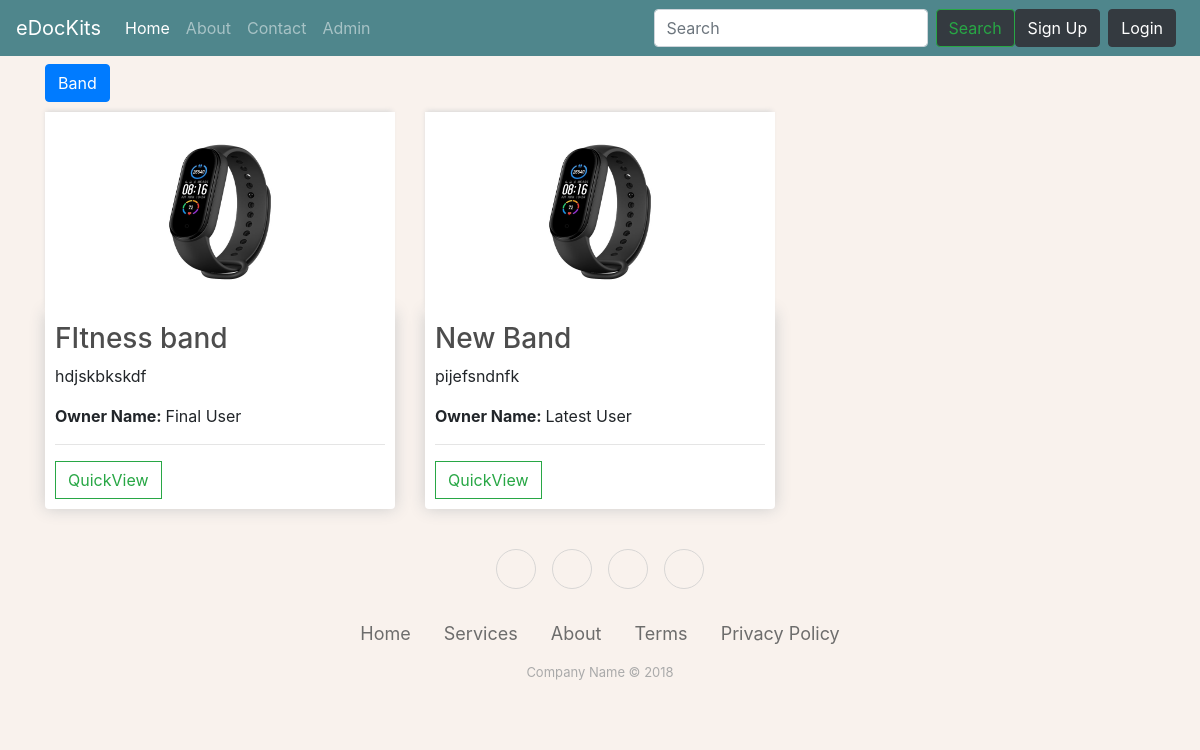
The page / on the database its author committed.
### store/models.py (models this page shows, shortened)
class Product(models.Model):
    product_id = models.AutoField(primary_key=True)
    product_name = models.CharField(max_length=50, default="")
    product_description = models.TextField(max_length=500, default="")
    product_category = models.CharField(max_length=50, default="")
    product_price = models.CharField(max_length=50, default="")
    product_publishing_date = models.DateTimeField(default=datetime)
    product_status = models.CharField(max_length=50, default="")
    product_year = models.CharField(max_length=2, default="")
    product_image = models.ImageField(upload_to="images", default="")
    product_listed_by = models.ForeignKey(Seller, on_delete=models.CASCADE, default=None)

class Seller(AbstractUser):
    models.OneToOneField(User, on_delete=models.CASCADE)
    first_name = models.CharField(max_length=50)
    last_name = models.CharField(max_length=50)
    phone = models.CharField(max_length=13)

### store/views.py (the view)
# urls.py: 2. Add a URL to urlpatterns:  path('', views.home, name='home')
def home(request):
    all_products = Product.objects.all()
    categories = Product.objects.values_list('product_category').distinct();
    for category in categories:
        print(category[0])
    return render(request, 'store/home.html', {'all_products': all_products, 'categories': categories})

### store/templates/store/home.html (shortened to what this page needs)
{% load static %}
<!DOCTYPE html>
<html lang="en">
<head>
    <link rel="stylesheet" href="https://cdnjs.cloudflare.com/ajax/libs/twitter-bootstrap/4.1.3/css/bootstrap.min.css">
    <link rel="stylesheet" href="https://cdnjs.cloudflare.com/ajax/libs/ionicons/2.0.1/css/ionicons.min.css">
    <link rel="stylesheet" href="https://stackpath.bootstrapcdn.com/bootstrap/4.4.1/css/bootstrap.min.css"
>
    <link rel="stylesheet" type="text/css" href="{% static 'css/main.css' %}">
</head>
<body style="background-color:#F9F2ED">
<nav class="navbar navbar-expand-lg navbar-dark bg-dark">
    <a class="navbar-brand" href="{% url 'home' %}">eDocKits</a>
    <div class="collapse navbar-collapse" id="navbarSupportedContent">
        <ul class="navbar-nav mr-auto">
            <li class="nav-item active">
                <a class="nav-link" href="{% url 'home' %}">Home<span class="sr-only">(current)</span></a>
            </li>
            <li class="nav-item">
                <a class="nav-link" href="{% url 'about' %}">About</a>
            </li>
            <li class="nav-item">
                <a class="nav-link" href="{% url 'contact' %}">Contact</a>
            </li>
            <li class="nav-item">
                <a class="nav-link" href="{% url 'admin' %}">Admin</a>
            </li>
        </ul>
        <form class="form-inline my-2 my-lg-0" action="{% url 'search' %}" method="post">
            <input class="form-control mr-sm-2" type="search" placeholder="Search" aria-label="Search" id="search"
                   name="search">
            <button class="btn btn-outline-success btn-dark rounded my-2 my-sm-0" type="submit">Search</button>
        </form>
        {% if user.is_authenticated %}
            <ul class="navbar-nav mr-2">
                <li class="nav-item dropdown">
                    <a class="nav-link dropdown-toggle" href="#" id="navbarDropdown" role="button"
                       data-toggle="dropdown"> Welcome {{ request.user }}</a>
                    <div class="dropdown-menu" aria-labelledby="navbarDropdown">
                        <a class="dropdown-item" href="#">Dashboard</a>
                        <a class="dropdown-item" href="{% url 'notifications' %}">Notifications</a>
                        <a class="dropdown-item" href="{% url 'new_product_page' %}">Add Product</a>
                        <a class="dropdown-item" href="{% url 'product_list' %}">List product</a>
                        <a class="dropdown-item" href="{% url 'update_profile' %}">Edit Profile</a>
                        <a class="dropdown-item" href="{% url 'change_password_page' %}">Change Password</a>
                        <a class="dropdown-item" href="{% url 'logout' %}">Logout</a>
                    </div>
                </li>
            </ul>
        {% else %}
            <a type="button" class="btn btn-success btn-dark rounded mr-2" href="{% url 'signup_page' %}">Sign Up
            </a>
            <a type="button" class="btn btn-success btn-dark rounded mr-2" href="{% url 'login_page' %}">Login
            </a>
        {% endif %}
    </div>
</nav>
<div class="container">
    {% if all_products is not None %}
        {% for category in categories %}
            <div class="btn-group " role="group" aria-label="Basic example">
                <a type="button" class="btn btn-primary mt-2 mr-auto rounded link-dark"
                   href="filter/{{ category.0 }}">{{ category.0 }}</a>
            </div>
        {% endfor %}
    {% else %}
        <div class="btn-group " role="group" aria-label="Basic example">
            <a type="button" class="btn btn-primary mt-2 mr-auto rounded link-dark" href="{% url 'home' %}">Back to
                Home</a>
        </div>
    {% endif %}
    {% if all_products is not None %}
        <div class="row">
            {% for product in all_products %}
                <div class="col-lg-4">
                    <img class="thumbnail" src="/media/{{ product.product_image }}" alt="">
                    <div class="box-element product">
                        <h3>{{ product.product_name }}</h3>
                        <p class="card-text" style="overflow: hidden">{{ product.product_description }}</p>
                        <p><strong>Owner
                            Name: </strong>{{ product.product_listed_by.first_name }} {{ product.product_listed_by.last_name }}
                        </p>
                        <hr>
                        <a class="btn btn-outline-success add-btn" href="product/{{ product.product_id }}">QuickView</a>
                    </div>
                </div>
            {% endfor %}
        </div>
    {% endif %}
</div>
<div class="footer-basic" style="background-color:#F9F2ED">
    <footer class="footer-classic">
        <div class="social"><a href="#"></a><a href="#"></a><a href="#"></a><a
                href="#"></a></div>
        <ul class="list-inline">
            <li class="list-inline-item"><a href="#">Home</a></li>
            <li class="list-inline-item"><a href="#">Services</a></li>
            <li class="list-inline-item"><a href="#">About</a></li>
            <li class="list-inline-item"><a href="#">Terms</a></li>
            <li class="list-inline-item"><a href="#">Privacy Policy</a></li>
        </ul>
        <p class="copyright">Company Name © 2018</p>
    </footer>
</div>
</body>
</html>

### static/css/main.css (style rules this page uses)
body { background-color: #d7d71e; }
h1, h2, h3, h4, h5, h6 { color: hsl(0, 0%, 30%); }
.box-element { box-shadow: hsl(0, 0%, 80%) 0 0 16px; background-color: #fff; border-radius: 4px; padding: 10px; }
.thumbnail { width: 100%; height: 200px; -webkit-box-shadow: -1px -3px 5px -2px rgba(214, 214, 214, 1); -moz-box-shadow: -1px -3px 5px -2px rgba(214, 214, 214, 1); box-shadow: -1px -3px 5px -2px rgba(214, 214, 214, 1); }
.product { border-radius: 0 0 4px 4px; }
.bg-dark { background-color: #4f868c !important; }
.col-lg-4, .col-lg-6, .col-lg-8, .col-lg-12 { margin-top: 10px; }
.btn { border-radius: 0; }
.footer-basic { padding: 40px 0; background-color: hsl(0, 0%, 98%); color: #4b4c4d; }
.footer-basic ul { padding: 0; list-style: none; text-align: center; font-size: 18px; line-height: 1.6; margin-bottom: 0; }
.footer-basic li { padding: 0 10px; }
.footer-basic ul a { color: inherit; text-decoration: none; opacity: 0.8; }
.footer-basic .social { text-align: center; padding-bottom: 25px; }
.footer-basic .social > a { font-size: 24px; width: 40px; height: 40px; line-height: 40px; display: inline-block; text-align: center; border-radius: 50%; border: 1px solid #ccc; margin: 0 8px; color: inherit; opacity: 0.75; }
.footer-basic .copyright { margin-top: 15px; text-align: center; font-size: 13px; color: #aaa; margin-bottom: 0; }

### rows shown on the page
Product: product_image (picture), product_name "FItness band", product_description "hdjskbkskdf", product_listed_by.first_name "Final", product_listed_by.last_name "User"
Product: product_image (picture), product_name "New Band", product_description "pijefsndnfk", product_listed_by.first_name "Latest", product_listed_by.last_name "User"

### other values the page prints
{{ category.0 }} "Band"
